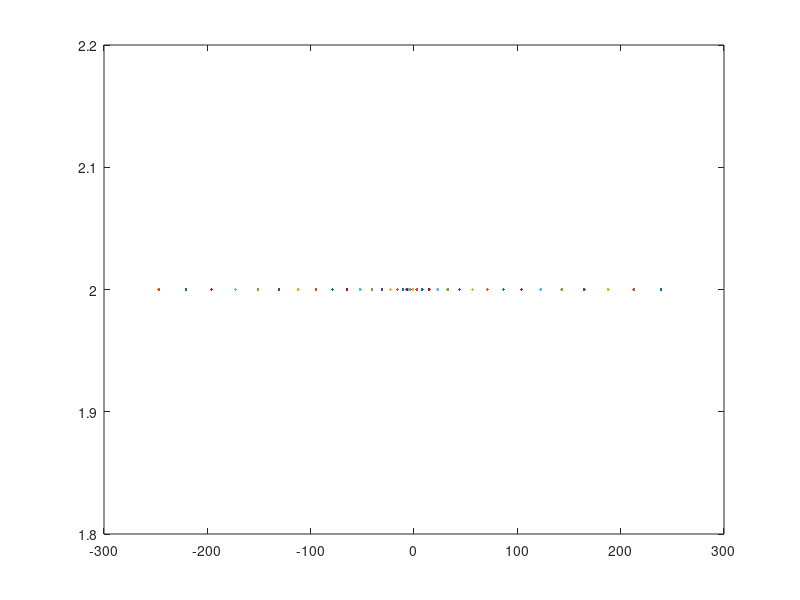

MATLAB code for this plot:
%% Using loops and branches

y = [];
for t = -9:0.5:9
    if t >= 0
        y = [y (-3 * t ^ 2 - 4)];
    else
        y = [y (3 * t ^ 2 - 4)];
    end
end

plot(y, LineWidth=2.0);
